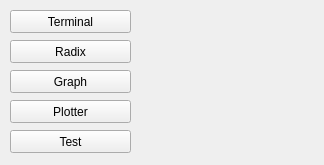
<?xml version="1.0" encoding="UTF-8"?>
<ui version="4.0">
 <class>win_plot</class>
 <widget class="QMainWindow" name="win_plot">
  <property name="geometry">
   <rect>
    <x>0</x>
    <y>0</y>
    <width>324</width>
    <height>165</height>
   </rect>
  </property>
  <property name="windowTitle">
   <string>MainWindow</string>
  </property>
  <widget class="QWidget" name="Menu">
   <widget class="QPushButton" name="btnTerm">
    <property name="geometry">
     <rect>
      <x>10</x>
      <y>10</y>
      <width>121</width>
      <height>23</height>
     </rect>
    </property>
    <property name="text">
     <string>Terminal</string>
    </property>
   </widget>
   <widget class="QPushButton" name="btnRadi">
    <property name="geometry">
     <rect>
      <x>10</x>
      <y>40</y>
      <width>121</width>
      <height>23</height>
     </rect>
    </property>
    <property name="text">
     <string>Radix</string>
    </property>
   </widget>
   <widget class="QPushButton" name="btnGrap">
    <property name="geometry">
     <rect>
      <x>10</x>
      <y>70</y>
      <width>121</width>
      <height>23</height>
     </rect>
    </property>
    <property name="text">
     <string>Graph</string>
    </property>
   </widget>
   <widget class="QPushButton" name="btnPlot">
    <property name="geometry">
     <rect>
      <x>10</x>
      <y>100</y>
      <width>121</width>
      <height>23</height>
     </rect>
    </property>
    <property name="text">
     <string>Plotter</string>
    </property>
   </widget>
   <widget class="QPushButton" name="btnTest">
    <property name="geometry">
     <rect>
      <x>10</x>
      <y>130</y>
      <width>121</width>
      <height>23</height>
     </rect>
    </property>
    <property name="text">
     <string>Test</string>
    </property>
   </widget>
  </widget>
 </widget>
 <resources/>
 <connections/>
</ui>
